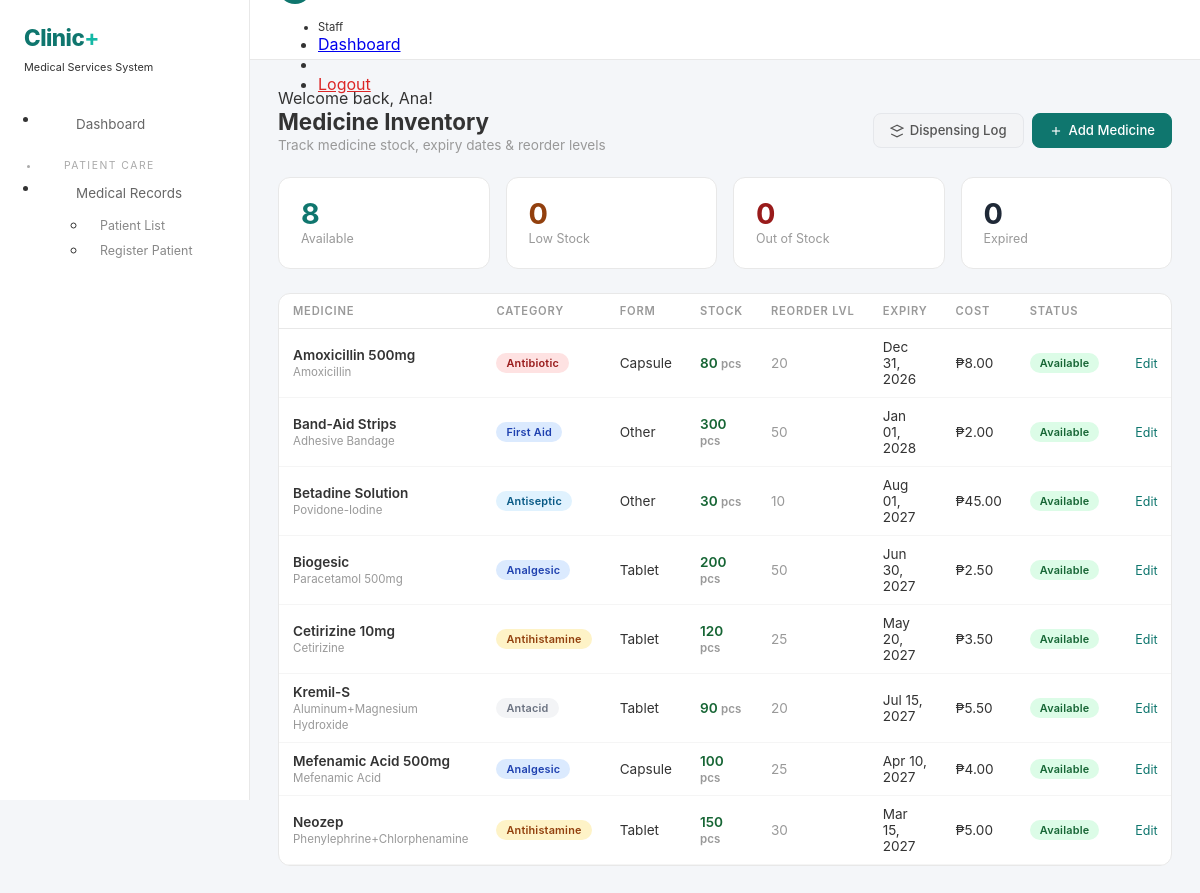
The page /modules/medicine_inventory/index.php (signed in) on the database its author committed.
### tables this page shows
CREATE TABLE `medicines` (
  `medicine_id` int(11) NOT NULL AUTO_INCREMENT,
  `name` varchar(200) NOT NULL,
  `generic_name` varchar(200) DEFAULT NULL,
  `category` enum('Analgesic','Antibiotic','Antiviral','Antiseptic','Vitamins','First Aid','Antacid','Antihistamine','Antifungal','Other') DEFAULT 'Other',
  `dosage_form` enum('Tablet','Capsule','Syrup','Cream','Ointment','Injection','Drops','Inhaler','Other') DEFAULT 'Tablet',
  `unit` varchar(50) DEFAULT 'pcs',
  `stock_quantity` int(11) NOT NULL DEFAULT 0,
  `reorder_level` int(11) DEFAULT 10,
  `expiry_date` date DEFAULT NULL,
  `supplier` varchar(150) DEFAULT NULL,
  `unit_cost` decimal(10,2) DEFAULT 0.00,
  `status` enum('Available','Low Stock','Out of Stock','Expired') DEFAULT 'Available',
  `created_at` timestamp NOT NULL DEFAULT current_timestamp(),
  `updated_at` timestamp NOT NULL DEFAULT current_timestamp() ON UPDATE current_timestamp(),
  PRIMARY KEY (`medicine_id`)
);

### config/db.php (called while the page is built, shortened)
<?php
class Database {
    private static ?PDO $connection = null;
    public static function getConnection(): PDO {
        if (self::$connection === null) {
            try { $dsn = sprintf('mysql:host=%s;dbname=%s;charset=%s', self::DB_HOST, self::DB_NAME, self::DB_CHARSET);
                self::$connection = new PDO($dsn, self::DB_USER, self::DB_PASS, self::PDO_OPTIONS);
            } catch (PDOException $e) { $ld=__DIR__.'/../logs'; if(!is_dir($ld))mkdir($ld,0755,true); error_log("[".date('Y-m-d H:i:s')."] DB: ".$e->getMessage().PHP_EOL,3,$ld.'/db_errors.log'); throw new RuntimeException('Database unavailable.'); }
        } return self::$connection;
    }
}

### controllers/ClinicController.php (called while the page is built, shortened)
<?php
require_once __DIR__.'/../config/db.php';
require_once __DIR__.'/../includes/helpers.php';
require_once __DIR__.'/../models/BaseModel.php';
class ClinicController {
    private Medicine $medicine;
    public function __construct() {
        $this->medicine = new Medicine();
    }
    public function getMedicines(): array { $this->medicine->refreshStatuses(); return $this->medicine->all([],'name ASC'); }
}

### models/BaseModel.php (called while the page is built, shortened)
<?php
abstract class BaseModel {
    protected PDO $db;
    protected string $table;
    public function __construct() { $this->db = Database::getConnection(); }
    public function all(array $cond=[], string $order=''): array {
        $sql="SELECT * FROM {$this->table}"; $p=[];
        if($order)$sql.=" ORDER BY $order"; $stmt=$this->db->prepare($sql); $stmt->execute($p); return $stmt->fetchAll(PDO::FETCH_ASSOC);
    }
}

### modules/medicine_inventory/index.php (the view, shortened to what this page needs)
<?php
require_once __DIR__.'/../../controllers/ClinicController.php';
$ctrl=new ClinicController();
$medicines=$ctrl->getMedicines();
$showAdd=($_GET['action']??'')==='add';
$showEdit=isset($_GET['edit']);
$editMed=null;
$stats=['total'=>count($medicines),'available'=>0,'low'=>0,'out'=>0,'expired'=>0];
foreach($medicines as $m){
    if($m['status']==='Available')$stats['available']++;
    elseif($m['status']==='Low Stock')$stats['low']++;
    elseif($m['status']==='Out of Stock')$stats['out']++;
    elseif($m['status']==='Expired')$stats['expired']++;
}
$pageTitle='Medicine Inventory';include __DIR__.'/../../includes/layout_top.php';
?>
<div class="page-hd">
<div><h3>Medicine Inventory</h3><p>Track medicine stock, expiry dates &amp; reorder levels</p></div>
<div class="flex gap-8">
<a href="<?=get_module_path('medicine_inventory')?>/dispensing.php" class="btn btn-s"><svg width="14" height="14" viewBox="0 0 24 24" fill="none" stroke="currentColor" stroke-width="2"><path d="M12 2L2 7l10 5 10-5-10-5z"/><path d="M2 17l10 5 10-5"/></svg> Dispensing Log</a>
<a href="?action=add" class="btn btn-p"><svg width="14" height="14" viewBox="0 0 24 24" fill="none" stroke="currentColor" stroke-width="2"><line x1="12" y1="5" x2="12" y2="19"/><line x1="5" y1="12" x2="19" y2="12"/></svg> Add Medicine</a>
</div>
</div>
<div class="st-row">
<div class="st"><div class="st-v" style="color:#0f766e"><?=$stats['available']?></div><div class="st-l">Available</div></div>
<div class="st"><div class="st-v" style="color:#92400e"><?=$stats['low']?></div><div class="st-l">Low Stock</div></div>
<div class="st"><div class="st-v" style="color:#991b1b"><?=$stats['out']?></div><div class="st-l">Out of Stock</div></div>
<div class="st"><div class="st-v" style="color:#1f2937"><?=$stats['expired']?></div><div class="st-l">Expired</div></div>
</div>
<?php if($showAdd||($showEdit&&$editMed)):$m=$editMed;$isEdit=(bool)$m;?>
<?php else:?>
<div class="card"><div class="card-bd np"><div class="overflow-x">
<table class="tbl"><thead><tr><th>Medicine</th><th>Category</th><th>Form</th><th>Stock</th><th>Reorder Lvl</th><th>Expiry</th><th>Cost</th><th>Status</th><th></th></tr></thead><tbody>
<?php foreach($medicines as $m):
    $expSoon=$m['expiry_date']&&strtotime($m['expiry_date'])<=strtotime('+90 days');
?><tr>
<td><span class="text-bold"><?=sanitize_output($m['name'])?></span><br><span class="text-xs text-muted"><?=sanitize_output($m['generic_name']??'')?></span></td>
<td><?=get_status_badge($m['category'])?></td>
<td class="text-sm"><?=sanitize_output($m['dosage_form'])?></td>
<td class="text-bold" style="color:<?=$m['stock_quantity']<=($m['reorder_level']??10)?'#dc2626':'#166534'?>"><?=$m['stock_quantity']?> <span class="text-xs text-muted"><?=sanitize_output($m['unit']??'')?></span></td>
<td class="text-sm text-muted"><?=$m['reorder_level']?></td>
<td class="text-xs <?=$expSoon?'text-bold':''?>" style="<?=$expSoon?'color:#dc2626':''?>"><?=format_date($m['expiry_date'])?></td>
<td class="text-sm"><?=format_currency((float)$m['unit_cost'])?></td>
<td><?=get_status_badge($m['status'])?></td>
<td><a href="?edit=<?=$m['medicine_id']?>" class="btn-txt" style="font-size:.78rem">Edit</a></td>
</tr><?php endforeach;?>
</tbody></table>
</div></div></div>
<?php endif;?>
<?php include __DIR__.'/../../includes/layout_bottom.php';?>

### includes/helpers.php (shortened to what this page needs)
<?php
function sanitize_output(string $d): string { return htmlspecialchars($d, ENT_QUOTES, 'UTF-8'); }
function base_url(): string { $p=(!empty($_SERVER['HTTPS'])&&$_SERVER['HTTPS']!=='off')?'https':'http'; return "{$p}://".($_SERVER['HTTP_HOST']??'localhost')."/clinic"; }
function get_module_path(string $m): string { return base_url()."/modules/{$m}"; }
function format_date(?string $d, string $f='M d, Y'): string { if(!$d)return "\xe2\x80\x94"; $t=strtotime($d); return $t?date($f,$t):''; }
function format_currency(float $a): string { return "\xe2\x82\xb1".number_format($a,2); }
function get_status_badge(string $s): string {
    $m=['Active'=>'success','Inactive'=>'secondary','Graduated'=>'info','Pending'=>'warning','Cleared'=>'success','Not Cleared'=>'danger','Conditional'=>'warning',
        'Open'=>'danger','Under Review'=>'warning','Resolved'=>'success','Closed'=>'secondary',
        'Ongoing'=>'info','Completed'=>'success','Follow-up'=>'warning','Referred'=>'primary',
        'Available'=>'success','Low Stock'=>'warning','Out of Stock'=>'danger','Expired'=>'dark',
        'Minor'=>'info','Moderate'=>'warning','Severe'=>'danger','Critical'=>'dark',
        'Physical Exam'=>'primary','Lab Result'=>'info','Vaccination'=>'success','Dental'=>'warning','Vision'=>'info','Xray'=>'secondary','Medical History'=>'dark','Other'=>'secondary',
        'Injury'=>'danger','Illness'=>'warning','Allergic Reaction'=>'danger','Fainting'=>'warning','Seizure'=>'danger','Mental Health'=>'info','Accident'=>'danger',
        'Analgesic'=>'primary','Antibiotic'=>'danger','Antiviral'=>'warning','Antiseptic'=>'info','Vitamins'=>'success','First Aid'=>'primary','Antacid'=>'secondary','Antihistamine'=>'warning','Antifungal'=>'info',
        'Tablet'=>'primary','Capsule'=>'info','Syrup'=>'warning','Cream'=>'secondary','Ointment'=>'secondary',
        'Enrollment'=>'primary','OJT'=>'info','Sports'=>'success','Graduation'=>'dark','Employment'=>'warning','Field Trip'=>'info',
        'Archived'=>'secondary','Draft'=>'secondary','Male'=>'primary','Female'=>'info','Unknown'=>'secondary',
        'A+'=>'danger','A-'=>'danger','B+'=>'info','B-'=>'info','AB+'=>'warning','AB-'=>'warning','O+'=>'success','O-'=>'success'];
    $c=$m[$s]??'secondary';
    return '<span class="bd bd-'.$c.'">'.sanitize_output($s).'</span>';
}

### includes/layout_top.php (style rules this page uses)
:root { --c1:#0f766e;--c2:#14b8a6;--bg:#f4f6f9;--card:#fff;--border:#e8e8e8 }
* { box-sizing:border-box }
body { background:var(--bg);font-family:-apple-system,BlinkMacSystemFont,'Segoe UI',Roboto,sans-serif;margin:0;color:#333 }
.bd { display:inline-block;padding:3px 10px;border-radius:20px;font-size:.68rem;font-weight:600;letter-spacing:.2px;white-space:nowrap }
.bd-primary { background:#dbeafe;color:#1e40af }
.bd-success { background:#dcfce7;color:#166534 }
.bd-warning { background:#fef3c7;color:#92400e }
.bd-danger { background:#fee2e2;color:#991b1b }
.bd-info { background:#e0f2fe;color:#075985 }
.bd-secondary { background:#f3f4f6;color:#6b7280 }
.st { background:var(--card);border-radius:12px;padding:22px;border:1px solid var(--border);transition:.2s }
.st-v { font-size:1.8rem;font-weight:700;line-height:1 }
.st-l { font-size:.78rem;color:#999;margin-top:2px }
.page-hd { display:flex;align-items:center;justify-content:space-between;flex-wrap:wrap;gap:12px;margin-bottom:24px }
.page-hd h3 { font-weight:700;font-size:1.4rem;margin:0 }
.page-hd p { color:#999;font-size:.85rem;margin:2px 0 0 }
.card { background:var(--card);border:1px solid var(--border);border-radius:12px;overflow:hidden;margin-bottom:16px }
.card-bd { padding:24px }
.card-bd.np { padding:0 }
.tbl { width:100%;border-collapse:collapse }
.tbl th { font-size:.7rem;text-transform:uppercase;letter-spacing:.8px;color:#999;font-weight:600;padding:10px 14px;border-bottom:1px solid var(--border);text-align:left;white-space:nowrap }
.tbl td { padding:10px 14px;border-bottom:1px solid #f5f5f5;font-size:.85rem;vertical-align:middle }
.btn { display:inline-flex;align-items:center;gap:6px;padding:7px 16px;border-radius:8px;font-size:.82rem;font-weight:500;border:1px solid var(--border);background:#fff;color:#555;cursor:pointer;transition:.15s;text-decoration:none;line-height:1.4 }
.btn-p { background:var(--c1);color:#fff;border-color:var(--c1) }
.btn-s { background:#f3f4f6;color:#555;border-color:#e5e7eb }
.btn-txt { background:none;border:none;color:var(--c1);padding:4px 8px;font-size:.78rem;cursor:pointer;text-decoration:none }
.st-row { display:grid;grid-template-columns:repeat(4,1fr);gap:16px;margin-bottom:24px }
.text-bold { font-weight:600 }
.text-muted { color:#999 }
.text-sm { font-size:.82rem }
.text-xs { font-size:.72rem }
.flex { display:flex }
.gap-8 { gap:8px }
.overflow-x { overflow-x:auto }

### rows shown on the page
medicines: name "Amoxicillin 500mg", generic_name "Amoxicillin", category "Antibiotic Available", dosage_form "Capsule", stock_quantity "80", unit "pcs", reorder_level "20", expiry_date "Dec 31, 2026", unit_cost "₱8.00"
medicines: name "Band-Aid Strips", generic_name "Adhesive Bandage", category "First Aid Available", dosage_form "Other", stock_quantity "300", unit "pcs", reorder_level "50", expiry_date "Jan 01, 2028", unit_cost "₱2.00"
medicines: name "Betadine Solution", generic_name "Povidone-Iodine", category "Antiseptic Available", dosage_form "Other", stock_quantity "30", unit "pcs", reorder_level "10", expiry_date "Aug 01, 2027", unit_cost "₱45.00"
medicines: name "Biogesic", generic_name "Paracetamol 500mg", category "Analgesic Available", dosage_form "Tablet", stock_quantity "200", unit "pcs", reorder_level "50", expiry_date "Jun 30, 2027", unit_cost "₱2.50"
medicines: name "Cetirizine 10mg", generic_name "Cetirizine", category "Antihistamine Available", dosage_form "Tablet", stock_quantity "120", unit "pcs", reorder_level "25", expiry_date "May 20, 2027", unit_cost "₱3.50"
medicines: name "Kremil-S", generic_name "Aluminum+Magnesium Hydroxide", category "Antacid Available", dosage_form "Tablet", stock_quantity "90", unit "pcs", reorder_level "20", expiry_date "Jul 15, 2027", unit_cost "₱5.50"
medicines: name "Mefenamic Acid 500mg", generic_name "Mefenamic Acid", category "Analgesic Available", dosage_form "Capsule", stock_quantity "100", unit "pcs", reorder_level "25", expiry_date "Apr 10, 2027", unit_cost "₱4.00"
medicines: name "Neozep", generic_name "Phenylephrine+Chlorphenamine", category "Antihistamine Available", dosage_form "Tablet", stock_quantity "150", unit "pcs", reorder_level "30", expiry_date "Mar 15, 2027", unit_cost "₱5.00"

### other values the page prints
Auth::getUserRole() "Staff"
sanitize_output($__msg) "Welcome back, Ana!"
$stats['available'] "8"
$stats['low'] "0"
$stats['out'] "0"
$stats['expired'] "0"
